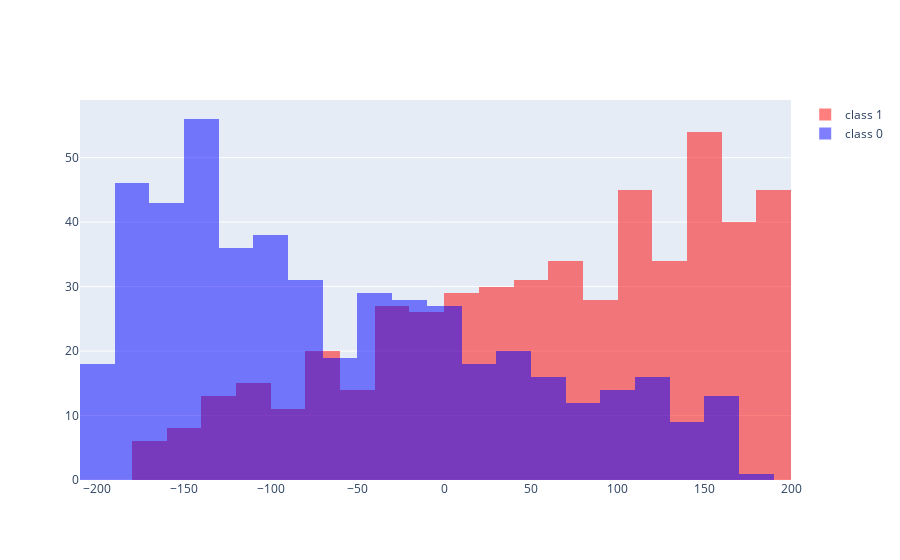

Notebook code for this chart:
### Code cell
fig = go.Figure()

colors = ["blue", 'red']

for cl in example_data["class"].unique():
    
    fig.add_trace(
        go.Histogram(
            x = example_data.query("`class` == " + str(cl))["var"],
            marker_color = colors[cl],
            opacity = 0.5, 
            name = "class " + str(cl)
        )
    )

fig.update_layout(barmode='overlay')

fig.show()

### Figure 1 — Plotly figure (JSON) as saved in the notebook; plotly's stock layout.template omitted (floating-point values rounded to 4 significant figures; data arrays with more than 128 entries replaced by an {"elided": "..."} marker saying what was removed)
{"data": [{"marker": {"color": "red"}, "name": "class 1", "opacity": 0.5, "type": "histogram", "x": {"elided": "510 float values"}}, {"marker": {"color": "blue"}, "name": "class 0", "opacity": 0.5, "type": "histogram", "x": {"elided": "490 float values"}}], "layout": {"autosize": true, "barmode": "overlay", "xaxis": {"autorange": true, "range": [-210, 200], "type": "linear"}, "yaxis": {"autorange": true, "range": [0, 58.95]}}}
